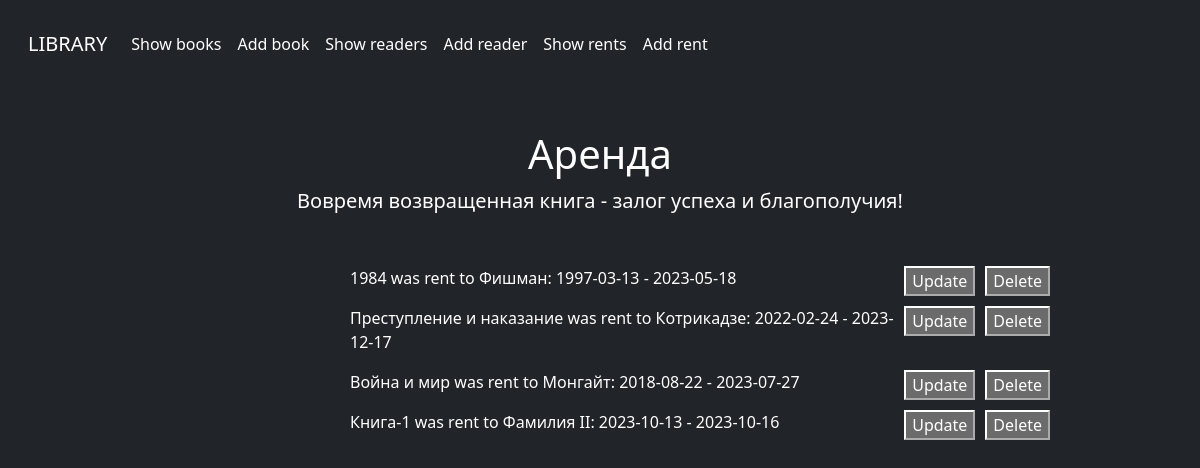
Before: /showrents/ with the older database file.
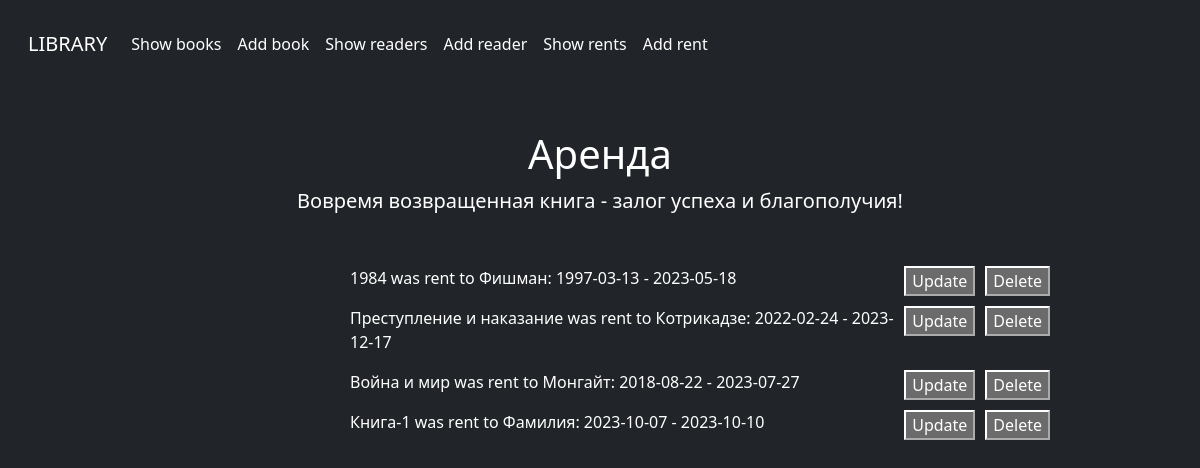
After: the same page with the newer database file.
### library/models.py (models this page shows)
class BookRent(models.Model):
    book_title = models.CharField(max_length=50)
    reader_surname = models.CharField(max_length=50)
    rent_date = models.DateField()
    return_date = models.DateField()
    def __str__(self):
        return f"{self.book_title} was rent to {self.reader_surname}: {self.rent_date} - {self.return_date}"

### library/views.py (the view)
# urls.py: path('showrents/', views.show_rents)
def show_rents(request):
    if request.method == "POST":
        if 'delete' in request.POST:
            BookRent.objects.filter(id=request.POST['delete']).delete()
    return render(request, 'showrents.html', {'rents': BookRent.objects.all()})

### templates/showrents.html (shortened to what this page needs)
<!DOCTYPE html>
{% load static %}
<html lang="en" class="h-100" data-bs-theme="dark">
<head>
  <link href="https://cdn.jsdelivr.net/npm/bootstrap@5.3.0-alpha3/dist/css/bootstrap.min.css" rel="stylesheet">
  <link rel="stylesheet" href="{% static 'library/css/library.css' %}">
</head>
<body class="d-flex h-100 text-center text-bg-dark">
  <div class="cover-container d-flex w-100 h-100 p-3 mx-auto flex-column">
    <nav class="navbar navbar-expand navbar-dark bg-dark" aria-label="Second navbar example">
      <div class="container-fluid">
        <a class="navbar-brand" href="http://127.0.0.1:8000">LIBRARY</a>
        <div class="collapse navbar-collapse" id="navbarsExample02">
          <ul class="navbar-nav me-auto">
            <li class="nav-item">
              <a class="nav-link active" aria-current="page" href="http://127.0.0.1:8000/showbooks">Show books</a>
            </li>
            <li class="nav-item">
              <a class="nav-link active" aria-current="page" href="http://127.0.0.1:8000/addbook">Add book</a>
            </li>
            <li class="nav-item">
              <a class="nav-link active" aria-current="page" href="http://127.0.0.1:8000/showreaders">Show readers</a>
            </li>
            <li class="nav-item">
              <a class="nav-link active" aria-current="page" href="http://127.0.0.1:8000/addreader">Add reader</a>
            </li>
            <li class="nav-item">
              <a class="nav-link active" aria-current="page" href="http://127.0.0.1:8000/showrents">Show rents</a>
            </li>
            <li class="nav-item">
              <a class="nav-link active" aria-current="page" href="http://127.0.0.1:8000/addrent">Add rent</a>
            </li>
          </ul>
        </div>
      </div>
    </nav>
    <main class="px-3" style="padding-top: 5%;">
      <h1>Аренда</h1>
      <p class="lead">Вовремя возвращенная книга - залог успеха и благополучия!</p>
      <div style="height: 50px; width: 500px; margin: auto; margin-top: 50px;">
        {% if rents %}
            {% for rent in rents %}
                <div class="line_info_rent">
                  <p class="reader" style="text-align: left;">{{ rent }}</p>
                  <div class="navi">
                    <form class="update" action="http://127.0.0.1:8000/addrent/" method="post">
                      <button type="submit">Update</button>
                    </form>
                    <form class="delete" action="" method="post">
                      <button type="submit">Delete</button>
                    </form>
                  </div>
                </div>
            {% endfor %}
        {% else %}
          <h1>Пользователи отсутствуют</h1>
        {% endif %}
      </div>
    </main>
  </div>
</body>
</html>

Changed rows visible on the page:
removed BookRent: book_title+reader_surname+rent_date "Книга-1 was rent to Фамилия II: 2023-10-13 - 2023-10-16"
added BookRent: book_title+reader_surname+rent_date "Книга-1 was rent to Фамилия: 2023-10-07 - 2023-10-10"
